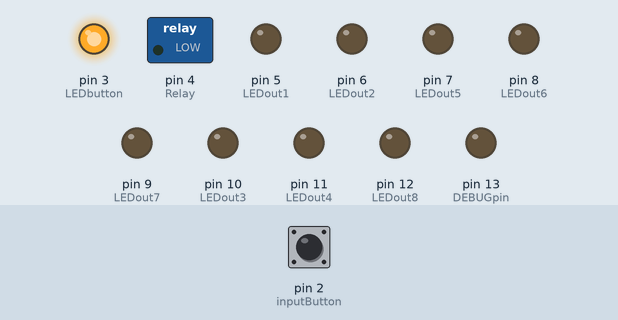
The sketch below on a simulated Arduino Uno, built with avr-gcc and run on an emulated ATmega328P. Shown: switched loads named in the sketch (green lamp = pin HIGH), output pins drawn as LEDs (lit = HIGH). Inputs (shaded band) come from the test bench; at power-on: pin 2 (inputButton) HIGH.

Above: at 3.0 s.
3.1 s: pin 2 (inputButton) pulled LOW for 0.15 s
At 3.38 s:
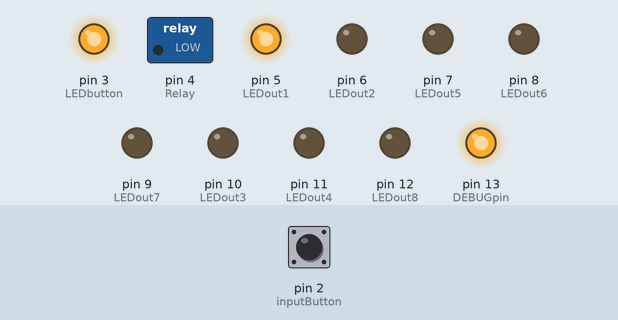
6.1 s: pin 2 (inputButton) pulled LOW for 1 s
At 7.49 s:
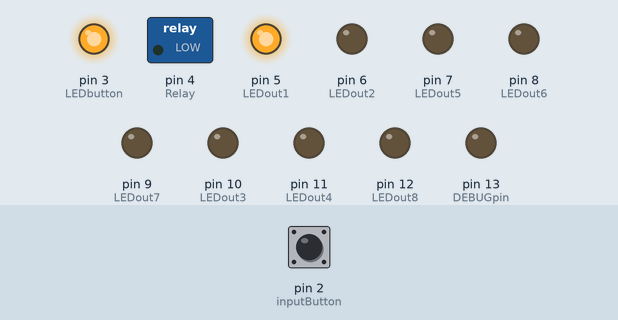
9.5 s: pin 2 (inputButton) pulled LOW for 3.2 s
At 14.5 s:
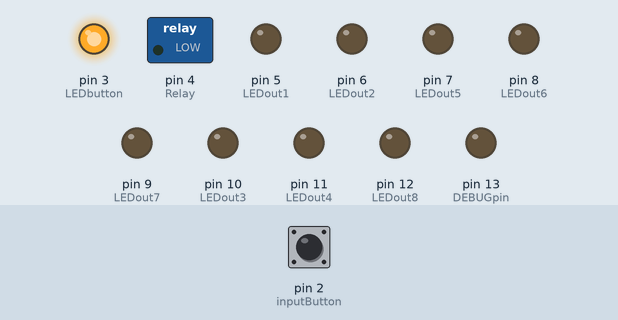
15.1 s: pin 2 (inputButton) pulsed LOW 2 times (0.12 s each, 0.3 s apart)
At 15.96 s:
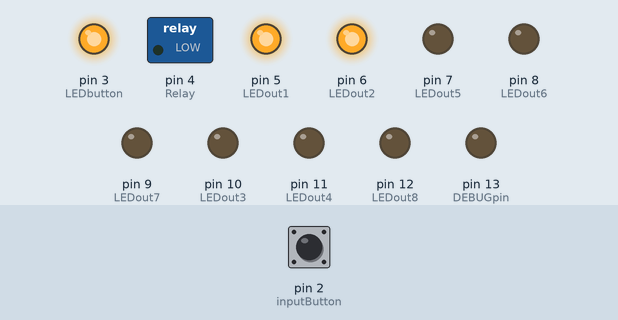
18.1 s: pin 2 (inputButton) pulsed LOW 5 times (0.12 s each, 0.3 s apart)
At 19.7 s:
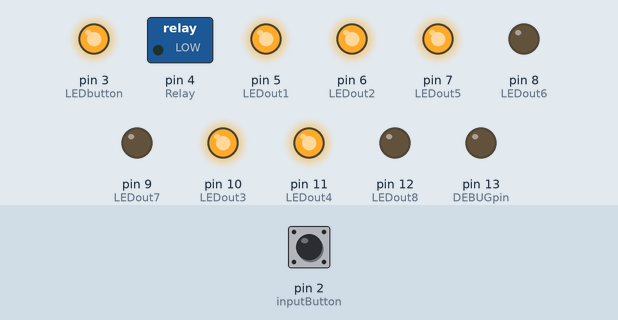
Timing chart, 0 to 32.2 s (numbered marks = the images above; inputs shaded):
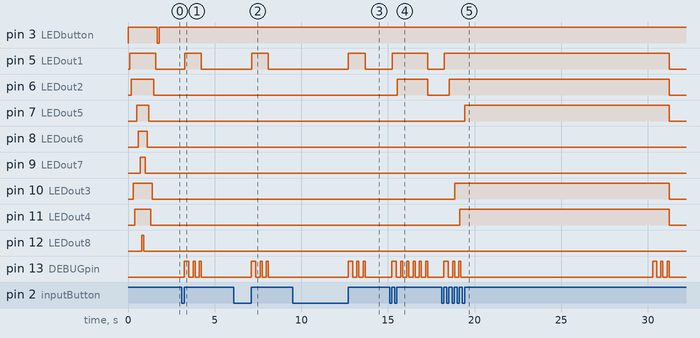

Measured:
- after the input at 3.1 s, pin 5 (LEDout1): LOW → HIGH after 0.16 s, → LOW 0.97 s later; pin 13 (DEBUGpin): LOW → HIGH after 0.15 s, then repeats every 0.36 s: LOW 0.24 s, HIGH 0.12 s, until it stays LOW from 4.2 s
- after the input at 6.1 s, pin 5 (LEDout1): LOW → HIGH after 1.0 s, → LOW 0.97 s later; pin 13 (DEBUGpin): LOW → HIGH after 1.0 s, then repeats every 0.36 s: LOW 0.24 s, HIGH 0.12 s, until it stays LOW from 8.1 s
- after the input at 9.5 s, pin 5 (LEDout1): LOW → HIGH after 3.2 s, → LOW 0.97 s later; pin 13 (DEBUGpin): LOW → HIGH after 3.2 s, then repeats every 0.36 s: LOW 0.24 s, HIGH 0.12 s, until it stays LOW from 13.7 s
- after the input at 15.1 s, pin 5 (LEDout1): LOW → HIGH after 0.14 s, → LOW 2.1 s later; pin 6 (LEDout2): LOW → HIGH after 0.44 s, → LOW 1.8 s later; pin 13 (DEBUGpin): LOW → HIGH after 0.13 s, then repeats every 0.36 s: LOW 0.24 s, HIGH 0.12 s, until it stays LOW from 17.3 s
- after the input at 18.1 s, pin 5 (LEDout1): LOW → HIGH after 0.14 s, → LOW 13.0 s later; pin 6 (LEDout2): LOW → HIGH after 0.44 s, → LOW 12.7 s later; pin 7 (LEDout5): LOW → HIGH after 1.3 s, → LOW 11.8 s later; pin 10 (LEDout3): LOW → HIGH after 0.74 s, → LOW 12.4 s later; pin 11 (LEDout4): LOW → HIGH after 1.0 s, → LOW 12.1 s later

The sketch:

finite_timer.ino
```cpp
#define DBGpinENABLE

//Used inputs:
const int inputButton = 2; // This port is used as input
//Used outputs:
const int Relay     =  4;   // This port is used for Relay
const int LEDout1   =  5;   // This port is used for LED1
const int LEDout2   =  6;   // This port is used for LED2
const int LEDout3   = 10;   // This port is used for LED3
const int LEDout4   = 11;   // This port is used for LED4
const int LEDout5   =  7;   // This port is used for LED5
const int LEDout6   =  8;   // This port is used for LED6
const int LEDout7   =  9;   // This port is used for LED7
const int LEDout8   = 12;   // This port is used for LED8
const int LEDbutton =  3;   // This port is used for LED inside the button
const int DEBUGpin =   13;   // This port is used for check the logic and times with logic analyzer
//Variables
volatile byte InterruptCounter = 0;
byte swCounter = 0;
bool buttonWasPressed = false;
bool buttonWasReleased = false;

// LOW  = 0
// HIGH = 1
bool debugPinState = false;

//Used times
int t_100msTimer = 0;
int t_secTimer = 0;
int t_minTimer = 0;
bool timer_is_enable = false;
bool firstCall = false;


void setOut(int param, bool state){
  switch (param){
    case 0:
      if (state == true){digitalWrite(LEDbutton, HIGH);}
      else{digitalWrite(LEDbutton, LOW);}
      break;
    case 1:
      if (state == true){digitalWrite(LEDout1, HIGH);}
      else{digitalWrite(LEDout1, LOW);}
      break;
    case 2:
      if (state == true){digitalWrite(LEDout2, HIGH);}
      else{digitalWrite(LEDout2, LOW);}
      break;
    case 3:
      if (state == true){digitalWrite(LEDout3, HIGH);}
      else{digitalWrite(LEDout3, LOW);}
      break;
    case 4:
      if (state == true){digitalWrite(LEDout4, HIGH);}
      else{digitalWrite(LEDout4, LOW);}
      break;
    case 5:
      if (state == true){digitalWrite(LEDout5, HIGH);}
      else{digitalWrite(LEDout5, LOW);}
      break;
    case 6:
      if (state == true){digitalWrite(LEDout6, HIGH);}
      else{digitalWrite(LEDout6, LOW);}
      break;
    case 7:
      if (state == true){digitalWrite(LEDout7, HIGH);}
      else{digitalWrite(LEDout7, LOW);}
      break;
    case 8:
      if (state == true){digitalWrite(LEDout8, HIGH);}
      else{digitalWrite(LEDout8, LOW);}
      break;
    case 9:
      if (state == true){
      #ifdef DBGpinENABLE
        digitalWrite(DEBUGpin, true);
      #else
        digitalWrite(Relay, HIGH);
      #endif
    }
      else{

      #ifdef DBGpinENABLE
        digitalWrite(DEBUGpin, false);
      #else
        digitalWrite(Relay, LOW);
      #endif
    }
      break;

    default:
        ;
      break;
  }
}

void initPhase(void){
  for (int x = 0; x < 9; x++){
    setOut(x, true);
    delay(100);
  }
    for (int x = 8; x >= 0; x--){
    setOut(x, false);
    delay(100);
  }
}

void setup() {
  // put your setup code here, to run once:

  //pinMode(inputButton, INPUT);
  pinMode(inputButton, INPUT_PULLUP);
//  attachInterrupt(digitalPinToInterrupt(inputButton), btnLowToHi, RISING);
  attachInterrupt(digitalPinToInterrupt(inputButton), btnStateChange, CHANGE);

  pinMode(Relay, OUTPUT);
  pinMode(LEDout1, OUTPUT);
  pinMode(LEDout2, OUTPUT);
  pinMode(LEDout3, OUTPUT);
  pinMode(LEDout4, OUTPUT);
  pinMode(LEDout5, OUTPUT);
  pinMode(LEDout6, OUTPUT);
  pinMode(LEDout7, OUTPUT);
  pinMode(LEDout8, OUTPUT);
  pinMode(LEDbutton, OUTPUT);
  pinMode(DEBUGpin, OUTPUT);
  initPhase();
}


void loop() {
  setOut(swCounter, true);
  if(InterruptCounter == 1){
    buttonWasPressed = true;
  }
//  delay(50);
  delay(10);
  if((buttonWasPressed == true) && (buttonWasReleased == true)){
    buttonWasPressed = false;
    buttonWasReleased = false;
    swCounter++;
    InterruptCounter = 0;
  }

  selectProgram(swCounter);

  if (swCounter >= 6){
    switchOffAllLEDs();
    swCounter = 0;
  }

//  delay(50);
  delay(10);
  if (timer_is_enable == true){
    increment_100msTimer();
  }

}

void increment_100msTimer(){
    t_100msTimer++;
    // if (t_100msTimer >= 10){
    if (t_100msTimer >= 1){
    // if 1 second elapsed
      t_secTimer++;
      // if 1 minute elapsed
//      if (t_secTimer >= 60){
      if (t_secTimer >= 1){
        increment_1minTimer();
        t_secTimer = 0;
      }
    t_100msTimer = 0;
    }
}

void increment_1minTimer(){
  t_minTimer++;
  if(t_minTimer >= 20000){
      t_minTimer = 0;
  }
//  debugPinState = !debugPinState;
//  digitalWrite(DEBUGpin, debugPinState);
}

void selectProgram(byte inPram){

  switch(inPram){
  case 0:
    // system is off - No logic is enable and no timers are active
    timer_is_enable = false;
    program0Selected();
    break;
  case 1:
    timer_is_enable = true;
    program1Selected();
    break;
  case 2:
    timer_is_enable = true;
    program2Selected();
    break;
  case 3:
    timer_is_enable = true;
    program3Selected();
    break;
  case 4:
    timer_is_enable = true;
    program4Selected();
    break;
  case 5:
    timer_is_enable = true;
    program5Selected();
    break;
  case 6:
    timer_is_enable = true;
    program6Selected();
    break;
  case 7:
    timer_is_enable = true;
    program7Selected();
    break;
  case 8:
    timer_is_enable = true;
    program8Selected();
    break;
  }
}
void program0Selected(){
    setTimerVariablesToZero();
    setOut(9,false);
    firstCall = true;
    swCounter = 0;
}
void program1Selected(){
  if (firstCall == true){
    setTimerVariablesToZero();
    firstCall = false;
  }
  if (swCounter != 1){
    firstCall = true;
    setTimerVariablesToZero();
  }
    // 12 minutes ON
    if (t_minTimer <= 12){
    setOut(9,true);
    }
    // 12 minutes OFF | Total minutes: 24
    else if ((t_minTimer >= 12) && (t_minTimer <= 24)){
      setOut(9,false);
    }
    // 6 minutes ON | Total minutes: 30
    else if ((t_minTimer >= 24) && (t_minTimer <= 30)){
      setOut(9,true);
    }
    // 12 minutes OFF | Total minutes: 42
    else if ((t_minTimer >= 30) && (t_minTimer <= 42)){
      setOut(9,false);
    }
    // 6 minutes ON | Total minutes: 48
    else if ((t_minTimer >= 42) && (t_minTimer <= 48)){
      setOut(9,true);
    }
  // Stop timers and switch program to 0
    else if (t_minTimer >= 48){
      setOut(9,false);
      switchOffAllLEDs();
      setTimerVariablesToZero();
      swCounter = 0;
      firstCall = true;
    }
    else{
      // no action
    }
}
void program2Selected(){

if (firstCall == true){
    setTimerVariablesToZero();
    firstCall = false;
  }
  if (swCounter != 2){
    firstCall = true;
    setTimerVariablesToZero();
  }
    // 12 minutes ON
    if (t_minTimer <= 12){
    setOut(9,true);
    }
    // 12 minutes OFF | Total minutes: 24
    else if ((t_minTimer >= 12) && (t_minTimer <= 24)){
      setOut(9,false);
    }
    // 6 minutes ON | Total minutes: 30
    else if ((t_minTimer >= 24) && (t_minTimer <= 30)){
      setOut(9,true);
    }
    // 12 minutes OFF | Total minutes: 42
    else if ((t_minTimer >= 30) && (t_minTimer <= 42)){
      setOut(9,false);
    }
    // 6 minutes ON | Total minutes: 48
    else if ((t_minTimer >= 42) && (t_minTimer <= 48)){
      setOut(9,true);
    }
    // 12 minutes OFF | Total minutes: 60
    else if ((t_minTimer >= 48) && (t_minTimer <= 60)){
      setOut(9,false);
    }
    // 6 minutes ON | Total minutes: 66
    else if ((t_minTimer >= 60) && (t_minTimer <= 66)){
      setOut(9,true);
    }
  // 12 minutes ON | Total minutes: 78
    else if ((t_minTimer >= 66) && (t_minTimer <= 78)){
      setOut(9,false);
    }
  // 6 minutes ON | Total minutes: 84
    else if ((t_minTimer >= 78) && (t_minTimer <= 84)){
      setOut(9,true);
    }
  // 12 minutes ON | Total minutes: 96
    else if ((t_minTimer >= 84) && (t_minTimer <= 96)){
      setOut(9,false);
    }
  // 12 minutes ON | Total minutes: 102
    else if ((t_minTimer >= 96) && (t_minTimer <= 102)){
      setOut(9,true);
    }
  // Stop timers and switch program to 0
    else if (t_minTimer >= 102){
      setOut(9,false);
      switchOffAllLEDs();
      timer_is_enable == false;
      setTimerVariablesToZero();
      swCounter = 0;
      firstCall = true;
    }
    else{
    // no action
    }
}
void program3Selected(){
  if (firstCall == true){
    setTimerVariablesToZero();
    firstCall = false;
  }
  if (swCounter != 3){
    firstCall = true;
    setTimerVariablesToZero();
  }
    // 12 minutes ON
    if ((t_minTimer >= 12) && (t_minTimer <= 0)){
    setOut(9,true);
    }
    // 12 minutes OFF | Total minutes: 24
    else if ((t_minTimer >= 12) && (t_minTimer <= 24)){
      setOut(9,false);
    }
    // 6 minutes ON | Total minutes: 30
    else if ((t_minTimer >= 24) && (t_minTimer <= 30)){
      setOut(9,true);
    }
    // 12 minutes OFF | Total minutes: 42
    else if ((t_minTimer >= 30) && (t_minTimer <= 42)){
      setOut(9,false);
    }
    // 6 minutes ON | Total minutes: 48
    else if ((t_minTimer >= 42) && (t_minTimer <= 48)){
      setOut(9,true);
    }
  // No action for next 12 hours
    else if ((t_minTimer >= 48)&& (t_minTimer <= 12 * 60)){
      setOut(9,false);                        // 720
    }
  // 12 minutes ON after 12 * 60 minutes has elapsed
    else if ((t_minTimer >= 0 + 12 * 60) && (t_minTimer <= 12 + 12 * 60)){
    setOut(9,true);      // 720                                             // 732
    }
    // 12 minutes OFF | Total minutes: 24 after 12 * 60 minutes has elapsed
    else if ((t_minTimer >= 12 + 12 * 60) && (t_minTimer <= 24 + 12 * 60)){
      setOut(9,false);
    }
  // 6 minutes ON | Total minutes: 30 after 12 * 60 minutes has elapsed
    else if ((t_minTimer >= 24 + 12 * 60) && (t_minTimer <= 30 + 12 * 60)){
      setOut(9,true);
    }
  // 12 minutes OFF | Total minutes: 42 after 12 * 60 minutes has elapsed
    else if ((t_minTimer >= 30 + 12 * 60) && (t_minTimer <= 42 + 12 * 60)){
      setOut(9,false);
    }
  // 6 minutes ON | Total minutes: 48 after 12 * 60 minutes has elapsed
    else if ((t_minTimer >= 42 + 12 * 60) && (t_minTimer <= 48 + 12 * 60)){
      setOut(9,true);
    }
  // Stop timers and switch program to 0
    else if (t_minTimer >=  48 + 12 * 60){
      setOut(9,false);
      switchOffAllLEDs();
      timer_is_enable == false;
      setTimerVariablesToZero();
      swCounter = 0;
      firstCall = true;
    }
    else{
      // no action
    }
}
void program4Selected(){
  if (firstCall == true){
    setTimerVariablesToZero();
    firstCall = false;
  }
  if (swCounter != 4){
    firstCall = true;
    setTimerVariablesToZero();
  }
    // 12 minutes ON
    if ((t_minTimer >= 12) && (t_minTimer <= 0)){
    setOut(9,true);
    }
    // 12 minutes OFF | Total minutes: 24
    else if ((t_minTimer >= 12) && (t_minTimer <= 24)){
      setOut(9,false);
    }
    // 6 minutes ON | Total minutes: 30
    else if ((t_minTimer >= 24) && (t_minTimer <= 30)){
      setOut(9,true);
    }
    // 12 minutes OFF | Total minutes: 42
    else if ((t_minTimer >= 30) && (t_minTimer <= 42)){
      setOut(9,false);
    }
    // 6 minutes ON | Total minutes: 48
    else if ((t_minTimer >= 42) && (t_minTimer <= 48)){
      setOut(9,true);
    }
  // No action for next 11 hours
    else if ((t_minTimer >= 48)&& (t_minTimer <= 11 * 60)){
      setOut(9,false);
    }
  // 12 minutes ON after 11 * 60 minutes has elapsed
    else if ((t_minTimer >= 0 + 11 * 60) && (t_minTimer <= 12 + 11 * 60)){
    setOut(9,true);      // 660                                             // 672
    }
    // 12 minutes OFF | Total minutes: 24 after 11 * 60 minutes has elapsed
    else if ((t_minTimer >= 12 + 11 * 60) && (t_minTimer <= 24 + 11 * 60)){
      setOut(9,false);
    }
  // 6 minutes ON | Total minutes: 30 after 11 * 60 minutes has elapsed
    else if ((t_minTimer >= 24 + 11 * 60) && (t_minTimer <= 30 + 11 * 60)){
      setOut(9,true);
    }
  // 12 minutes OFF | Total minutes: 42 after 11 * 60 minutes has elapsed
    else if ((t_minTimer >= 30 + 11 * 60) && (t_minTimer <= 42 + 11 * 60)){
      setOut(9,false);
    }
  // 6 minutes ON | Total minutes: 48 after 11 * 60 minutes has elapsed
    else if ((t_minTimer >= 42 + 11 * 60) && (t_minTimer <= 48 + 11 * 60)){
      setOut(9,true);
    }
  // Stop timers and switch program to 0
    else if (t_minTimer >=  48 + 11 * 60){
      setOut(9,false);
      switchOffAllLEDs();
      timer_is_enable == false;
      setTimerVariablesToZero();
      swCounter = 0;
      firstCall = true;
    }
    else{
      // no action
    }
}
void program5Selected(){
  if (firstCall == true){
    setTimerVariablesToZero();
    firstCall = false;
  }
  if (swCounter != 5){
    firstCall = true;
    setTimerVariablesToZero();
  }
    // 12 minutes ON
    if ((t_minTimer >= 12) && (t_minTimer <= 0)){
    setOut(9,true);
    }
    // 12 minutes OFF | Total minutes: 24
    else if ((t_minTimer >= 12) && (t_minTimer <= 24)){
      setOut(9,false);
    }
    // 6 minutes ON | Total minutes: 30
    else if ((t_minTimer >= 24) && (t_minTimer <= 30)){
      setOut(9,true);
    }
    // 12 minutes OFF | Total minutes: 42
    else if ((t_minTimer >= 30) && (t_minTimer <= 42)){
      setOut(9,false);
    }
    // 6 minutes ON | Total minutes: 48
    else if ((t_minTimer >= 42) && (t_minTimer <= 48)){
      setOut(9,true);
    }
  // No action for next 10 hours
    else if ((t_minTimer >= 48)&& (t_minTimer <= 10 * 60)){
      setOut(9,false);
    }
  // 12 minutes ON after 12 * 60 minutes has elapsed
    else if ((t_minTimer >= 0 + 10 * 60) && (t_minTimer <= 12 + 10 * 60)){
    setOut(9,true);      // 600                                             // 612
    }
    // 12 minutes OFF | Total minutes: 24 after 10 * 60 minutes has elapsed
    else if ((t_minTimer >= 12 + 10 * 60) && (t_minTimer <= 24 + 10 * 60)){
      setOut(9,false);
    }
  // 6 minutes ON | Total minutes: 30 after 10 * 60 minutes has elapsed
    else if ((t_minTimer >= 24 + 10 * 60) && (t_minTimer <= 30 + 10 * 60)){
      setOut(9,true);
    }
  // 12 minutes OFF | Total minutes: 42 after 10 * 60 minutes has elapsed
    else if ((t_minTimer >= 30 + 10 * 60) && (t_minTimer <= 42 + 10 * 60)){
      setOut(9,false);
    }
  // 6 minutes ON | Total minutes: 48 after 10 * 60 minutes has elapsed
    else if ((t_minTimer >= 42 + 10 * 60) && (t_minTimer <= 48 + 10 * 60)){
      setOut(9,true);
    }
  // Stop timers and switch program to 0
    else if (t_minTimer >=  48 + 10 * 60){
      setOut(9,false);
      switchOffAllLEDs();
      timer_is_enable == false;
      setTimerVariablesToZero();
      swCounter = 0;
      firstCall = true;
    }
    else{
      // no action
    }
}
void program6Selected(){
  if (firstCall == true){
    setTimerVariablesToZero();
    firstCall = false;
  }
  if (swCounter != 6){
    firstCall = true;
    setTimerVariablesToZero();
  }
    // 12 minutes ON
    if ((t_minTimer >= 12) && (t_minTimer <= 0)){
    setOut(9,true);
    }
    // 12 minutes OFF | Total minutes: 24
    else if ((t_minTimer >= 12) && (t_minTimer <= 24)){
      setOut(9,false);
    }
    // 6 minutes ON | Total minutes: 30
    else if ((t_minTimer >= 24) && (t_minTimer <= 30)){
      setOut(9,true);
    }
    // 12 minutes OFF | Total minutes: 42
    else if ((t_minTimer >= 30) && (t_minTimer <= 42)){
      setOut(9,false);
    }
    // 6 minutes ON | Total minutes: 48
    else if ((t_minTimer >= 42) && (t_minTimer <= 48)){
      setOut(9,true);
    }
  // No action for next 9 hours
    else if ((t_minTimer >= 48)&& (t_minTimer <= 9 * 60)){
      setOut(9,false);
    }
  // 12 minutes ON after 12 * 60 minutes has elapsed
    else if ((t_minTimer >= 0 + 9 * 60) && (t_minTimer <= 12 + 9 * 60)){
    setOut(9,true);      // 540                                           // 552
    }
    // 12 minutes OFF | Total minutes: 24 after 9 * 60 minutes has elapsed
    else if ((t_minTimer >= 12 + 9 * 60) && (t_minTimer <= 24 + 9 * 60)){
      setOut(9,false);
    }
  // 6 minutes ON | Total minutes: 30 after 9 * 60 minutes has elapsed
    else if ((t_minTimer >= 24 + 9 * 60) && (t_minTimer <= 30 + 9 * 60)){
      setOut(9,true);
    }
  // 12 minutes OFF | Total minutes: 42 after 9 * 60 minutes has elapsed
    else if ((t_minTimer >= 30 + 9 * 60) && (t_minTimer <= 42 + 9 * 60)){
      setOut(9,false);
    }
  // 6 minutes ON | Total minutes: 48 after 9 * 60 minutes has elapsed
    else if ((t_minTimer >= 42 + 9 * 60) && (t_minTimer <= 48 + 9 * 60)){
      setOut(9,true);
    }
  // Stop timers and switch program to 0 after 9 * 60 minutes has elapsed
    else if (t_minTimer >=  48 + 9 * 60){
      setOut(9,false);
      switchOffAllLEDs();
      timer_is_enable == false;
      setTimerVariablesToZero();
      swCounter = 0;
      firstCall = true;
    }
    else{
      // no action
    }
}
void program7Selected(){
    setOut(9,false);// Relay disable
    setTimerVariablesToZero();

}
void program8Selected(){
    setOut(9,false);// Relay disable
    setTimerVariablesToZero();
}

void setTimerVariablesToZero(){
  t_100msTimer = 0;
  t_secTimer = 0;
  t_minTimer = 0;
}

void switchOffAllLEDs(){
  for (int i = 1; i < 9; i ++){
    setOut(i,false);
  }
}

void btnStateChange(){
  // - when the button is pressed;
  InterruptCounter = 1;
  if(buttonWasPressed == true){
    buttonWasReleased = true;
  }
}
```
